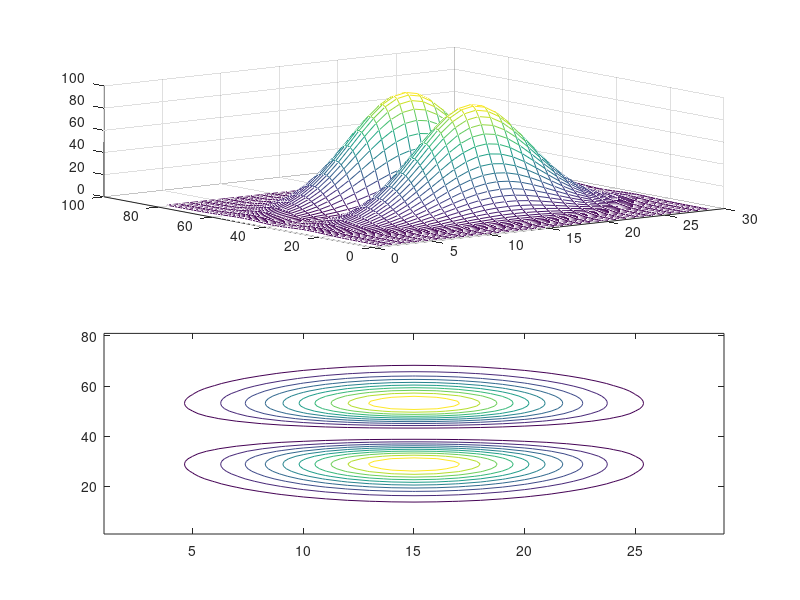

Source code (MATLAB):
x = -2.1:0.15:2.1;
y = -6:0.15:6;
[X,Y] = meshgrid(x,y);
u = (80.*(Y.^2)).*exp(-1.*(X.^2)- 0.3.*(Y.^2));
subplot(2,1,1), mesh(u);
subplot(2,1,2), contour(u);
